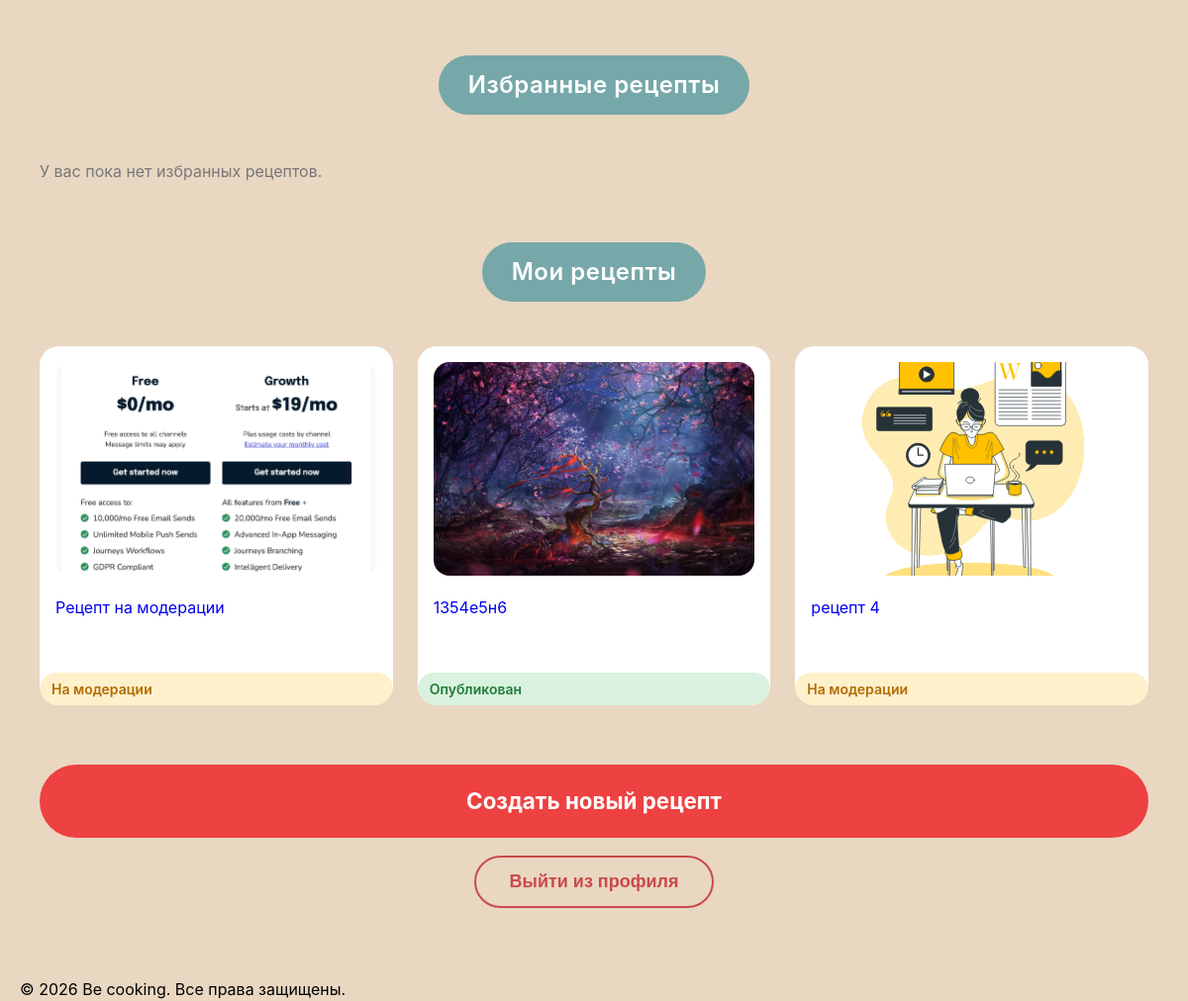
/profile (signed in, lower part), run on an earlier commit of the app's database.
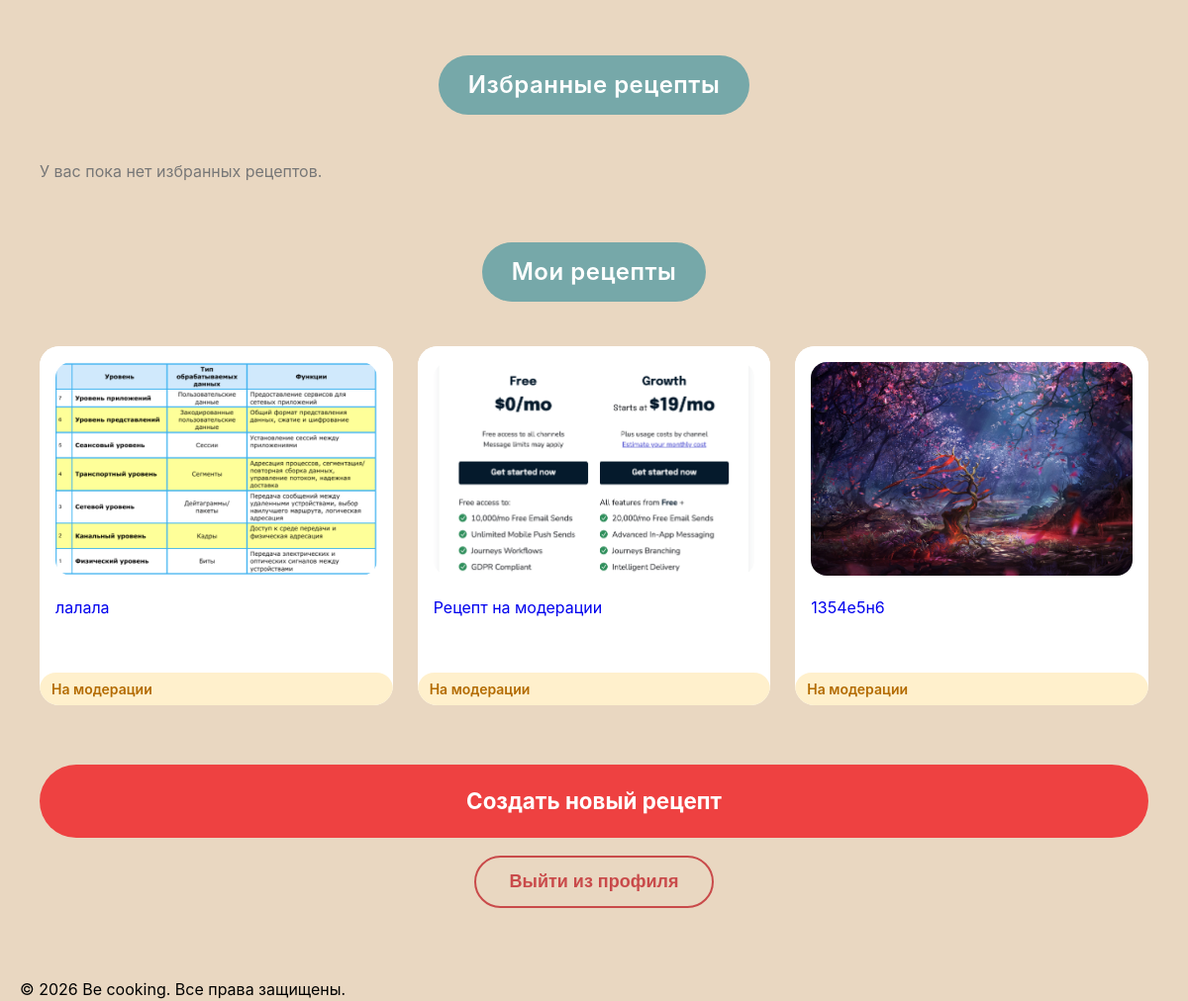
And on a later commit of the database.
### models.py (models this page shows)
class Recipe(db.Model):
    __tablename__ = 'recipe'
    id = db.Column(db.Integer, primary_key=True)
    title = db.Column(db.String(200), nullable=False)
    description = db.Column(db.Text)
    author_id = db.Column(db.Integer, db.ForeignKey('user.id'), nullable=False)
    status = db.Column(db.Enum(RecipeStatusEnum), nullable=False, default=RecipeStatusEnum.PENDING)
    created_at = db.Column(db.DateTime, default=datetime.utcnow)
    updated_at = db.Column(db.DateTime, default=datetime.utcnow, onupdate=datetime.utcnow)
    main_image_url = db.Column(db.String(300))
    ingredients = db.Column(db.JSON)  # В SQLAlchemy JSON может хранить массивы
    steps = db.relationship('RecipeStep', backref='recipe', lazy='dynamic', cascade='all, delete-orphan')
    comments = db.relationship('Comment', backref='recipe', lazy='dynamic', cascade='all, delete-orphan')
    notes = db.relationship('Note', backref='recipe', lazy='dynamic', cascade='all, delete-orphan')
    favorites = db.relationship('Favorite', backref='recipe', lazy='dynamic', cascade='all, delete-orphan')
    cart_items = db.relationship('CartItem', backref='recipe', lazy='dynamic', cascade='all, delete-orphan')

### routes/user_routes.py (the view)
@app.route('/profile')
@login_required
def profile():
    rank = calculate_user_rank(current_user)
    my_recipes = Recipe.query.filter_by(
        author_id=current_user.id
    ).order_by(
        Recipe.created_at.desc()
    ).limit(3).all()
    favorite_recipes = (
        Recipe.query
        .join(Favorite, Favorite.recipe_id == Recipe.id)
        .filter(Favorite.user_id == current_user.id)
        .order_by(Favorite.created_at.desc())
        .limit(3)
        .all()
    )
    return render_template(
        'profile/profile.html',
        user=current_user,
        rank=rank,
        my_recipes=my_recipes,
        favorite_recipes=favorite_recipes
    )

### app.py (called while the page is built)
@login_manager.user_loader
def load_user(user_id):
    return User.query.get(int(user_id))

@app.context_processor
def inject_enums():
    return dict(UserRoleEnum=UserRoleEnum)

### routes/user_routes.py (called while the page is built)
def calculate_user_rank(user):
    published_count = Recipe.query.filter_by(
        author_id=user.id,
        status=RecipeStatusEnum.PUBLISHED
    ).count()
    pending_count = Recipe.query.filter_by(
        author_id=user.id,
        status=RecipeStatusEnum.PENDING
    ).count()
    rejected_count = Recipe.query.filter_by(
        author_id=user.id,
        status=RecipeStatusEnum.REJECTED
    ).count()
    score = published_count * 10 + pending_count * 3 - rejected_count * 2
    if score < 10:
        rank = 'Новичок'
    elif score < 30:
        rank = 'Домашний кулинар'
    elif score < 60:
        rank = 'Опытный автор'
    elif score < 100:
        rank = 'Кулинарный эксперт'
    else:
        rank = 'Шеф Be cooking'
    return rank

### templates/profile/profile.html (shortened to what this page needs)
{% extends 'base/base.html' %}
{% block main_class %}profile-main{% endblock %}
{% block content %}
<div class="profile-section">
    <div class="section-title-wrapper">
        <a href="{{ url_for('favorites') }}" style="text-decoration: none;">
            <h2 class="section-title section-title-wide">Избранные рецепты</h2>
        </a>
    </div>
    <div class="profile-cards-row">
        {% for recipe in favorite_recipes %}
        <div class="card-wide">
            <a href="{{ url_for('recipe_detail', recipe_id=recipe.id) }}">
                <div class="card-inner-wide">
                    <div class="card-image-wide">
                        <img src="{{ recipe.main_image_url }}" alt="{{ recipe.title }}">
                    </div>
                    <div class="card-text-wide">{{ recipe.title }}</div>
                </div>
            </a>
        </div>
        {% else %}
        <p class="profile-empty-text">У вас пока нет избранных рецептов.</p>
        {% endfor %}
    </div>
</div>
<div class="profile-section">
    <div class="section-title-wrapper">
        <a href="{{ url_for('my_recipes') }}" style="text-decoration: none;">
            <h2 class="section-title section-title-wide">Мои рецепты</h2>
        </a>
    </div>
    <div class="profile-cards-row">
        {% for recipe in my_recipes %}
        <div class="card-wide">
            <a href="{{ url_for('recipe_manage', recipe_id=recipe.id) }}" style="text-decoration: none;">
                <div class="card-inner-wide">
                    <div class="card-image-wide">
                        <img
                                src="{{ recipe.main_image_url if recipe.main_image_url else 'https://placehold.co/300x200' }}"
                                alt="{{ recipe.title }}"
                        >
                    </div>
                    <div class="card-text-wide">{{ recipe.title }}</div>
                    {% if recipe.status.value == 'published' %}
                    <div class="recipe-status recipe-status-published">Опубликован</div>
                    {% elif recipe.status.value == 'pending' %}
                    <div class="recipe-status recipe-status-pending">На модерации</div>
                    {% elif recipe.status.value == 'rejected' %}
                    <div class="recipe-status recipe-status-rejected">Отклонён</div>
                    {% endif %}
                </div>
            </a>
        </div>
        {% else %}
        <p class="profile-empty-text">У вас пока нет рецептов.</p>
        {% endfor %}
    </div>
</div>
<div class="profile-footer">
    <a href="{{ url_for('recipe_add') }}" class="create-recipe-btn" style="text-decoration:none; text-align:center;">
        Создать новый рецепт
    </a>
    <form id="logout-form" action="{{ url_for('logout') }}" method="POST">
        <button type="button" class="logout-btn" id="open-logout-modal">
            Выйти из профиля
        </button>
    </form>
</div>
{% endblock %}

What changed in the data, as far as the page shows it:
no longer on this page (row unchanged): Recipe: main_image_url (picture), title "рецепт 4", status "На модерации"
added Recipe: main_image_url (picture), title "лалала", status "На модерации"
changed Recipe (number 3 of 3 on the later page): status "Опубликован" → "На модерации"
